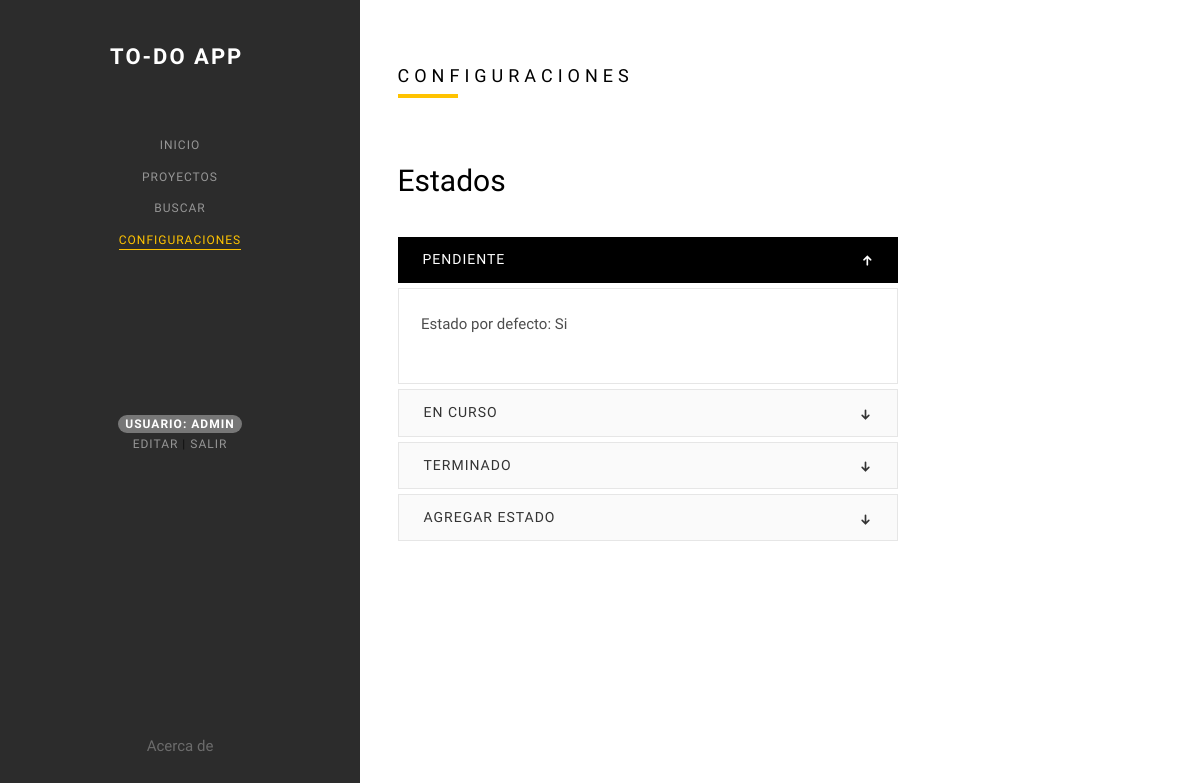
/apptodo/configuraciones/ (signed in), run on the app's committed database.
### apptodo/models.py (models this page shows, shortened)
class Estado(models.Model):
    Titulo=models.CharField(max_length=30)
    PorDefecto=models.BooleanField(default=0)
    Categoria=models.ForeignKey(CategoriaEstado, on_delete=models.CASCADE, default=1)

### apptodo/views.py (the view)
# urls.py: path('configuraciones/', Configuraciones, name="configuraciones"),
@staff_member_required
def Configuraciones(request):
    estados=Estado.objects.all()
    formularioVacio=NuevoEstado()
    return render(request, "configuraciones.html", {"estados":estados, "form":formularioVacio})

### apptodo/templates/configuraciones.html (shortened to what this page needs)
{% extends 'base.html' %}
{% load static %}
{% block resaltadoConfiguraciones %}class="colorlib-active"{% endblock %}
{% block contenido %}
<div id="colorlib-main">
    <div class="colorlib-about">
        <div class="colorlib-narrow-content">
            <div class="row">
                <div class="col-md-12 animate-box" data-animate-effect="fadeInLeft">
                    <h2 class="colorlib-heading">Configuraciones</h2>
                </div>
            </div>
            <div class="row">
                <div class="col-md-12 animate-box" data-animate-effect="fadeInRight">
                    <h2 class="colorlib-feature">Estados</h2>
                </div>
                <div class="col-md-8 animate-box" data-animate-effect="fadeInRight">
                    <div class="fancy-collapse-panel">
                        <div class="panel-group" id="accordion" role="tablist" aria-multiselectable="true">
                            {% for estado in estados %}
                            <div class="panel panel-default">
                                <div class="panel-heading" role="tab" id="heading{{ forloop.counter }}">
                                    <h4 class="panel-title">
                                        {% if forloop.counter == 1 %}
                                        <a data-toggle="collapse" data-parent="#accordion" href="#collapse{{ forloop.counter }}" aria-expanded="true" aria-controls="collapse{{ forloop.counter }}">{{estado.Titulo}}</a>
                                        {% else %}
                                        <a class="collapsed" data-toggle="collapse" data-parent="#accordion" href="#collapse{{ forloop.counter }}" aria-expanded="false" aria-controls="collapse{{ forloop.counter }}">{{estado.Titulo}}</a>
                                        {% endif %}
                                    </h4>
                                </div>
                                {% if forloop.counter == 1 %}
                                <div id="collapse{{ forloop.counter }}" class="panel-collapse collapse in" role="tabpanel" aria-labelledby="heading{{ forloop.counter }}">
                                {% else %}
                                <div id="collapse{{ forloop.counter }}" class="panel-collapse collapse" role="tabpanel" aria-labelledby="heading{{ forloop.counter }}">
                                {% endif %}
                                     <div class="panel-body">
                                        <div class="row">
                                              <div class="col-md-6">
                                                  <p>Estado por defecto: {% if estado.PorDefecto == 1 %} Si {% else %} No {% endif %}</p>
                                              </div>
                                              <div class="col-md-6">
                                              </div>
                                          </div>
                                     </div>
                                </div>
                            </div>
                            {% endfor %}
                            <div class="panel panel-default">
                                <div class="panel-heading" role="tab" id="heading0">
                                    <h4 class="panel-title">
                                        <a class="collapsed" data-toggle="collapse" data-parent="#accordion" href="#collapse0" aria-expanded="true" aria-controls="collapse0">Agregar estado</a>
                                    </h4>
                                </div>
                            </div>
                        </div>
                    </div>
                </div>
            </div>
        </div>
    </div>
</div>
{% endblock %}

### apptodo/templates/base.html (shortened to what this page needs)
{% load static %}
<!DOCTYPE HTML>
<html>
	<head>
	<link rel="stylesheet" href="{% static 'css/animate.css' %}">
	<link rel="stylesheet" href="{% static 'css/icomoon.css' %}">
	<link rel="stylesheet" href="{% static 'css/bootstrap.css' %}">
	<link rel="stylesheet" href="{% static 'css/flexslider.css' %}">
	<link rel="stylesheet" href="{% static 'fonts/flaticon/font/flaticon.css' %}">
	<link rel="stylesheet" href="{% static 'css/owl.carousel.min.css' %}">
	<link rel="stylesheet" href="{% static 'css/owl.theme.default.min.css' %}">
	<link rel="stylesheet" href="{% static 'css/style.css' %}">
	</head>
	<body>
	<div id="colorlib-page">
		<aside id="colorlib-aside" role="complementary" class="border js-fullheight">
			<h1 id="colorlib-logo"><a href="{% url 'inicio' %}">To-Do App</a></h1>
			<nav id="colorlib-main-menu" role="navigation">
				<ul>
					<li {% block resaltadoInicio %}{% endblock %}><a href="{% url 'inicio' %}">Inicio</a></li>
					<li {% block resaltadoProyectos %}{% endblock %}><a href="{% url 'proyecto_list' %}">Proyectos</a></li>
					<li {% block resaltadoBuscar %}{% endblock %}><a href="{% url 'buscar' %}">Buscar</a></li>
					{% if user.is_authenticated %}
					{% if user.is_staff %}
					<li {% block resaltadoConfiguraciones %}{% endblock %}><a href="{% url 'configuraciones' %}">Configuraciones</a></li>
					{% endif %}
					<li><br><br><br><br><br><br><br>
						<div class="badge bg-primary text-wrap">
							Usuario: {{user.username}}
						</div>
						<br>
						<a href="{% url 'usuario_update' %}">Editar</a> | <a href="{% url 'logout' %}">Salir</a>
					</li>
					{% endif %}
				</ul>
			</nav>
			<div class="colorlib-footer">
				<ul>
					<li {% block resaltadoAbout %}{% endblock %}><a href="{% url 'about' %}">Acerca de</a></li>
				</ul>
			</div>
		</aside>
		{% block contenido %}
		{% endblock %}
	</div>
	</body>
</html>

### data on the page
Estado: Titulo "PENDIENTE", PorDefecto "Si"
Estado: Titulo "EN CURSO"
Estado: Titulo "TERMINADO"

### other printed values
{{ user.username }} "ADMIN"
